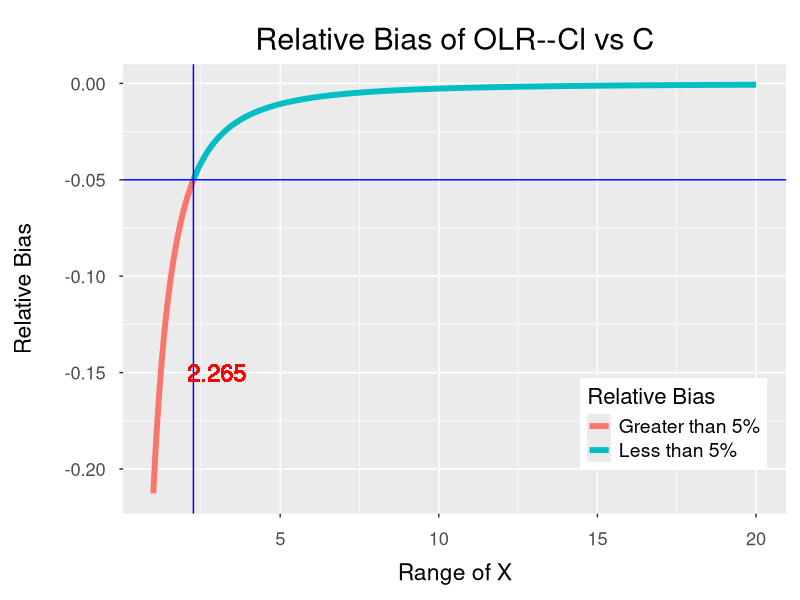
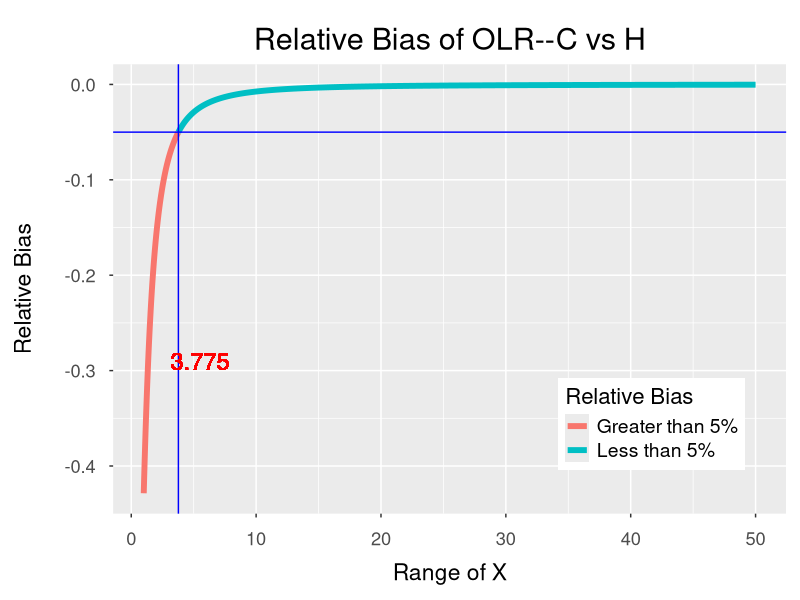

The R source for these figures, in order:
#### plot mathematical bias
## find tipping point 
a <- seq(1,20, by=0.01)
y <- a^2/(a^2+12*0.15^2)

library(ggplot2)
library(ggrepel)
#### Cl vs C
data <- data.frame(a=a,y = y, col = c(rep("Greater than 5%", 127), rep("Less than 5%", 1774)))
data$col <- as.factor(data$col)
#qplot(a, (y-1), data=data, colour=col) + 
#scale_colour_gradientn(colours = rainbow(10)) + 
ggplot(data = data, aes(x = a, y = (y-1), color = col))+ geom_line(size = 2)+
  geom_hline(yintercept = -0.05, colour = 'blue') +
  geom_vline(xintercept = 2.265, color = 'blue') +
  geom_text(x=3, y=-0.15, label="2.265", color = "red", size=6) +labs(color = "Relative Bias") +
  ggtitle("Relative Bias of OLR--Cl vs C") +  xlab("Range of X") + ylab("Relative Bias") +
  theme(plot.title = element_text(hjust = 0.5, size = rel(2))) +
  theme(legend.position = c(0.83, 0.2))+
  theme(axis.text.x = element_text(size = rel(1.5), margin = margin(10,0,0,0)),
        axis.text.y = element_text(size = rel(1.5), margin = margin(0,10,0,0)),
        plot.margin = margin(t = 20, r = 10, b = 10, l = 10, unit = "pt"),
        axis.title.y = element_text(size = rel(1.5), margin = margin(0,20,0,0)),
        axis.title.x = element_text(size = rel(1.5), margin = margin(10,0,0,0)),
        legend.title = element_text( size=16), 
        legend.text = element_text(size = 14))


#### C vs H
a <- seq(1,50, by=0.01)
y <- a^2/(a^2+12*0.25^2)
data <- data.frame(a=a,y = y, col = c(rep("Greater than 5%", 277), rep("Less than 5%", 4624)))
#qplot(a, (y-1), data=data, colour=a) + 
#  scale_colour_gradientn(colours = rainbow(10)) + 
ggplot(data = data, aes(x = a, y = (y-1), color = col))+ geom_line(size = 2)+
  geom_hline(yintercept = -0.05, colour = 'blue') +
  geom_vline(xintercept = 3.775, color = 'blue') +
  geom_text(x=5.5, y=-0.29, label="3.775", color = "red", size=6) +labs(color = "Relative Bias") +
  ggtitle("Relative Bias of OLR--C vs H") +  xlab("Range of X") + ylab("Relative Bias") +
  theme(plot.title = element_text(hjust = 0.5, size = rel(2))) +
  theme(legend.position = c(0.8, 0.2))+
  theme(axis.text.x = element_text(size = rel(1.5), margin = margin(10,0,0,0)),
        axis.text.y = element_text(size = rel(1.5), margin = margin(0,10,0,0)),
        plot.margin = margin(t = 20, r = 10, b = 10, l = 10, unit = "pt"),
        axis.title.y = element_text(size = rel(1.5), margin = margin(0,20,0,0)),
        axis.title.x = element_text(size = rel(1.5), margin = margin(10,0,0,0)),
        legend.title = element_text( size=16), 
        legend.text = element_text(size = 14)) # face = "bold"

